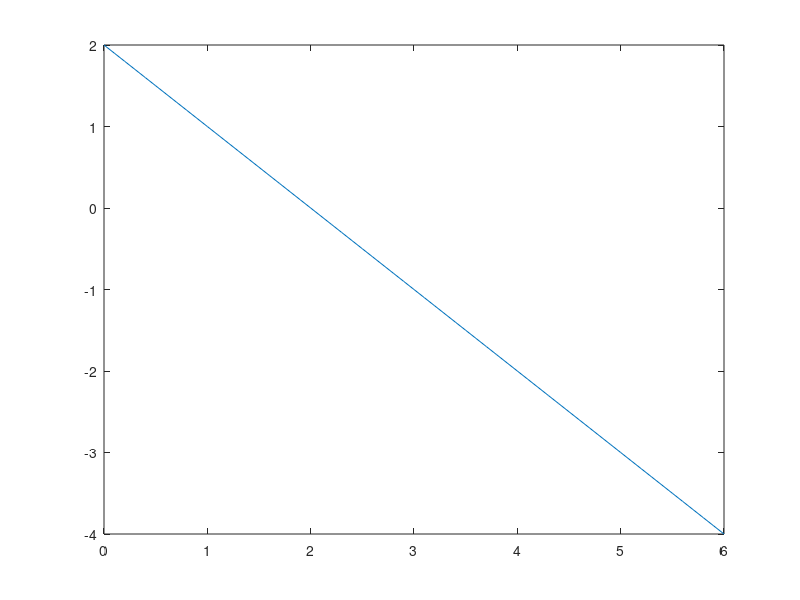

The MATLAB script that drew this image: (Note: this script raises an error after producing the figure.)
% condition alpha + beta < (6mu+2)/(1-6mu)
alpha = 0:0.1:6;
mu = 0:0.03:0.12;
LineS = {'-', '--', ':', '-.', '-'};
figure; 

for k = 1:length(mu)
   beta = -alpha + (6*mu(k)+2)/(1-6*mu(k));
   p = plot(alpha,beta);
   p.LineWidth = 2;
   p.LineStyle = LineS{k};
   hold on;
end

xlabel('\alpha', 'FontSize', 16);
ylabel('\beta', 'Rotation', 0, 'FontSize', 16);
legend({strcat('\mu=', num2str(mu(1),'%d')), ...
    strcat('\mu=', num2str(mu(2),'%.2f')), ...
    strcat('\mu=', num2str(mu(3),'%.2f')), ...
    strcat('\mu=', num2str(mu(4),'%.2f')), ...
    strcat('\mu=', num2str(mu(5),'%.2f')), ...
	},'Location','southeast', 'Fontsize', 12)
axis equal; 
xlim([0 6]);    ylim([0 6]);
